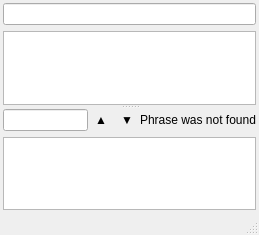
<?xml version="1.0" encoding="UTF-8"?>
<ui version="4.0">
 <class>ArchiveViewWindowClass</class>
 <widget class="QMainWindow" name="ArchiveViewWindowClass">
  <property name="geometry">
   <rect>
    <x>0</x>
    <y>0</y>
    <width>259</width>
    <height>235</height>
   </rect>
  </property>
  <property name="sizePolicy">
   <sizepolicy hsizetype="Expanding" vsizetype="Expanding">
    <horstretch>0</horstretch>
    <verstretch>0</verstretch>
   </sizepolicy>
  </property>
  <widget class="QWidget" name="centralWidget">
   <property name="sizePolicy">
    <sizepolicy hsizetype="Expanding" vsizetype="Expanding">
     <horstretch>0</horstretch>
     <verstretch>0</verstretch>
    </sizepolicy>
   </property>
   <layout class="QVBoxLayout" name="verticalLayout_4">
    <property name="leftMargin">
     <number>3</number>
    </property>
    <property name="topMargin">
     <number>3</number>
    </property>
    <property name="rightMargin">
     <number>3</number>
    </property>
    <property name="bottomMargin">
     <number>3</number>
    </property>
    <item>
     <widget class="QSplitter" name="sprSplitter">
      <property name="orientation">
       <enum>Qt::Vertical</enum>
      </property>
      <property name="childrenCollapsible">
       <bool>false</bool>
      </property>
      <widget class="QWidget" name="wdtHeaders" native="true">
       <property name="sizePolicy">
        <sizepolicy hsizetype="Expanding" vsizetype="Preferred">
         <horstretch>0</horstretch>
         <verstretch>0</verstretch>
        </sizepolicy>
       </property>
       <layout class="QVBoxLayout" name="verticalLayout">
        <property name="leftMargin">
         <number>0</number>
        </property>
        <property name="topMargin">
         <number>0</number>
        </property>
        <property name="rightMargin">
         <number>0</number>
        </property>
        <property name="bottomMargin">
         <number>0</number>
        </property>
        <item>
         <widget class="QWidget" name="wdtArchiveSearch" native="true">
          <property name="sizePolicy">
           <sizepolicy hsizetype="Expanding" vsizetype="Fixed">
            <horstretch>0</horstretch>
            <verstretch>0</verstretch>
           </sizepolicy>
          </property>
          <layout class="QHBoxLayout" name="horizontalLayout_3">
           <property name="leftMargin">
            <number>0</number>
           </property>
           <property name="topMargin">
            <number>0</number>
           </property>
           <property name="rightMargin">
            <number>0</number>
           </property>
           <property name="bottomMargin">
            <number>0</number>
           </property>
           <item>
            <widget class="SearchLineEdit" name="lneArchiveSearch"/>
           </item>
          </layout>
         </widget>
        </item>
        <item>
         <widget class="ArchiveViewTreeView" name="trvHeaders">
          <property name="sizePolicy">
           <sizepolicy hsizetype="Expanding" vsizetype="Preferred">
            <horstretch>0</horstretch>
            <verstretch>0</verstretch>
           </sizepolicy>
          </property>
          <property name="contextMenuPolicy">
           <enum>Qt::CustomContextMenu</enum>
          </property>
          <property name="editTriggers">
           <set>QAbstractItemView::NoEditTriggers</set>
          </property>
          <property name="selectionMode">
           <enum>QAbstractItemView::ExtendedSelection</enum>
          </property>
          <property name="indentation">
           <number>10</number>
          </property>
          <property name="uniformRowHeights">
           <bool>true</bool>
          </property>
          <property name="sortingEnabled">
           <bool>true</bool>
          </property>
          <property name="allColumnsShowFocus">
           <bool>true</bool>
          </property>
          <property name="headerHidden">
           <bool>true</bool>
          </property>
         </widget>
        </item>
       </layout>
      </widget>
      <widget class="QWidget" name="wdtMessages" native="true">
       <property name="sizePolicy">
        <sizepolicy hsizetype="Expanding" vsizetype="Expanding">
         <horstretch>0</horstretch>
         <verstretch>0</verstretch>
        </sizepolicy>
       </property>
       <layout class="QVBoxLayout" name="verticalLayout_2">
        <property name="leftMargin">
         <number>0</number>
        </property>
        <property name="topMargin">
         <number>0</number>
        </property>
        <property name="rightMargin">
         <number>0</number>
        </property>
        <property name="bottomMargin">
         <number>0</number>
        </property>
        <item>
         <widget class="QWidget" name="wdtTextSearch" native="true">
          <layout class="QHBoxLayout" name="horizontalLayout" stretch="5,0,0,2">
           <property name="spacing">
            <number>0</number>
           </property>
           <property name="leftMargin">
            <number>0</number>
           </property>
           <property name="topMargin">
            <number>0</number>
           </property>
           <property name="rightMargin">
            <number>0</number>
           </property>
           <property name="bottomMargin">
            <number>0</number>
           </property>
           <item>
            <widget class="SearchLineEdit" name="lneTextSearch">
             <property name="sizePolicy">
              <sizepolicy hsizetype="Preferred" vsizetype="Fixed">
               <horstretch>0</horstretch>
               <verstretch>0</verstretch>
              </sizepolicy>
             </property>
            </widget>
           </item>
           <item>
            <widget class="QToolButton" name="tlbTextSearchPrev">
             <property name="text">
              <string notr="true">▲</string>
             </property>
             <property name="autoRepeat">
              <bool>true</bool>
             </property>
             <property name="toolButtonStyle">
              <enum>Qt::ToolButtonTextOnly</enum>
             </property>
             <property name="autoRaise">
              <bool>true</bool>
             </property>
            </widget>
           </item>
           <item>
            <widget class="QToolButton" name="tlbTextSearchNext">
             <property name="text">
              <string notr="true">▼</string>
             </property>
             <property name="autoRepeat">
              <bool>true</bool>
             </property>
             <property name="toolButtonStyle">
              <enum>Qt::ToolButtonTextOnly</enum>
             </property>
             <property name="autoRaise">
              <bool>true</bool>
             </property>
            </widget>
           </item>
           <item>
            <widget class="QLabel" name="lblTextSearchInfo">
             <property name="sizePolicy">
              <sizepolicy hsizetype="Preferred" vsizetype="Preferred">
               <horstretch>0</horstretch>
               <verstretch>0</verstretch>
              </sizepolicy>
             </property>
             <property name="text">
              <string notr="true">Phrase was not found</string>
             </property>
             <property name="alignment">
              <set>Qt::AlignRight|Qt::AlignTrailing|Qt::AlignVCenter</set>
             </property>
            </widget>
           </item>
          </layout>
         </widget>
        </item>
        <item>
         <widget class="AnimatedTextBrowser" name="tbrMessages">
          <property name="sizePolicy">
           <sizepolicy hsizetype="Expanding" vsizetype="Expanding">
            <horstretch>0</horstretch>
            <verstretch>0</verstretch>
           </sizepolicy>
          </property>
          <property name="openExternalLinks">
           <bool>true</bool>
          </property>
         </widget>
        </item>
       </layout>
      </widget>
     </widget>
    </item>
   </layout>
  </widget>
  <widget class="QStatusBar" name="stbStatusBar">
   <property name="sizePolicy">
    <sizepolicy hsizetype="Expanding" vsizetype="Preferred">
     <horstretch>0</horstretch>
     <verstretch>0</verstretch>
    </sizepolicy>
   </property>
  </widget>
 </widget>
 <layoutdefault spacing="6" margin="11"/>
 <customwidgets>
  <customwidget>
   <class>AnimatedTextBrowser</class>
   <extends>QTextBrowser</extends>
   <header location="global">utils/animatedtextbrowser.h</header>
  </customwidget>
  <customwidget>
   <class>SearchLineEdit</class>
   <extends>QLineEdit</extends>
   <header location="global">utils/searchlineedit.h</header>
  </customwidget>
  <customwidget>
   <class>ArchiveViewTreeView</class>
   <extends>QTreeView</extends>
   <header>archiveviewtreeview.h</header>
  </customwidget>
 </customwidgets>
 <tabstops>
  <tabstop>lneArchiveSearch</tabstop>
  <tabstop>tbrMessages</tabstop>
 </tabstops>
 <resources/>
 <connections/>
</ui>
